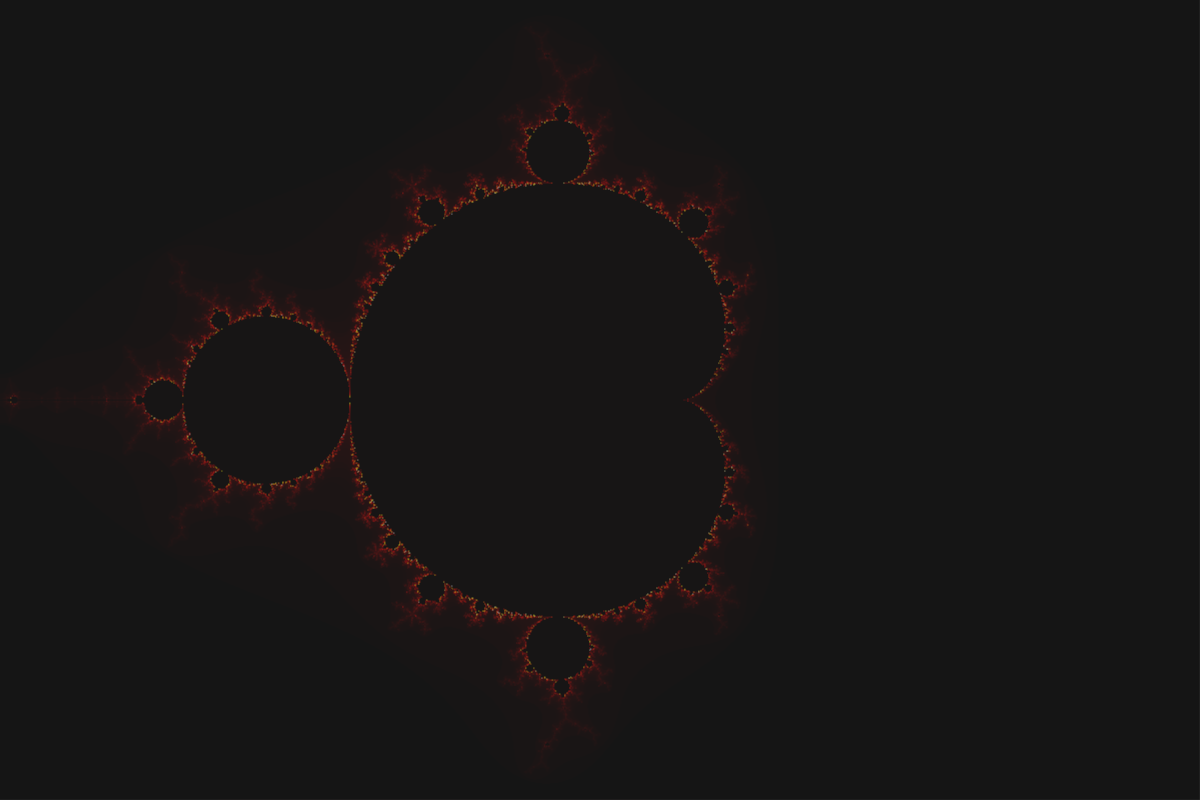
Frame 1 (no input)
Frame 2 (the mouse pressed at the canvas centre, redrawn once): identical to frame 1, image omitted

The p5.js sketch that drew this single still picture (run headless with seeded random() and noise() and a simulated clock; the mouse was pressed at the canvas centre and the sketch redrawn once):

// p5.js sketch
// ── sketch.js
var gridSize;
var columns;
var row;
var MAX_ITERATIONS = 500;

function setup() {
    createCanvas(1200, 800);
 
    background(51);
    
    translate(width/2,height/2);
    
    mandelbrot();
}

function mandelbrot(){
    var x,y;
    var i,j;
    for(i=-width/2; i<width/2; i++){
        for(j=-height/2; j<height/2; j++){
            
            //x_0 = map(i,-width/2,width/2,-2.5,2.5);
            //y_0 = map(j,-width/2,width/2,-2.5,2.5);
            x_0 = i * 0.003;
            y_0 = j * 0.003;
            
            x = y = 0;
            for(ii=0; x*x + y*y < 4 && ii< MAX_ITERATIONS; ii++){
                xtemp = x*x -y*y + x_0;
                y = 2*x*y + y_0;
                x = xtemp;
            }
            if( (x*x + y*y >= 4 )|| ii > MAX_ITERATIONS){//change to ternary
                
                var delta = ii/500;
                var r = Math.min(3 * delta, 1) * 256;
                var g = Math.max(Math.min(3 * delta - 1, 1), 0) * 256;
                var b = Math.max(Math.min(3 * delta - 2, 1), 0) * 256;
                stroke(r,g,b);
                
                //stroke(200); //white
            }else{
                
                var delta = ii/50000;
                var r = Math.min(3 * delta, 1) * 256;
                var g = Math.max(Math.min(3 * delta - 1, 1), 0) * 256;
                var b = Math.max(Math.min(3 * delta - 2, 1), 0) * 256;
                stroke(r,g,b);
                
                //stroke(0); //black
            }
            point(i,j);
        }
        //console.log(i);
    }
    
    
}

function draw() {
    noLoop();
}
